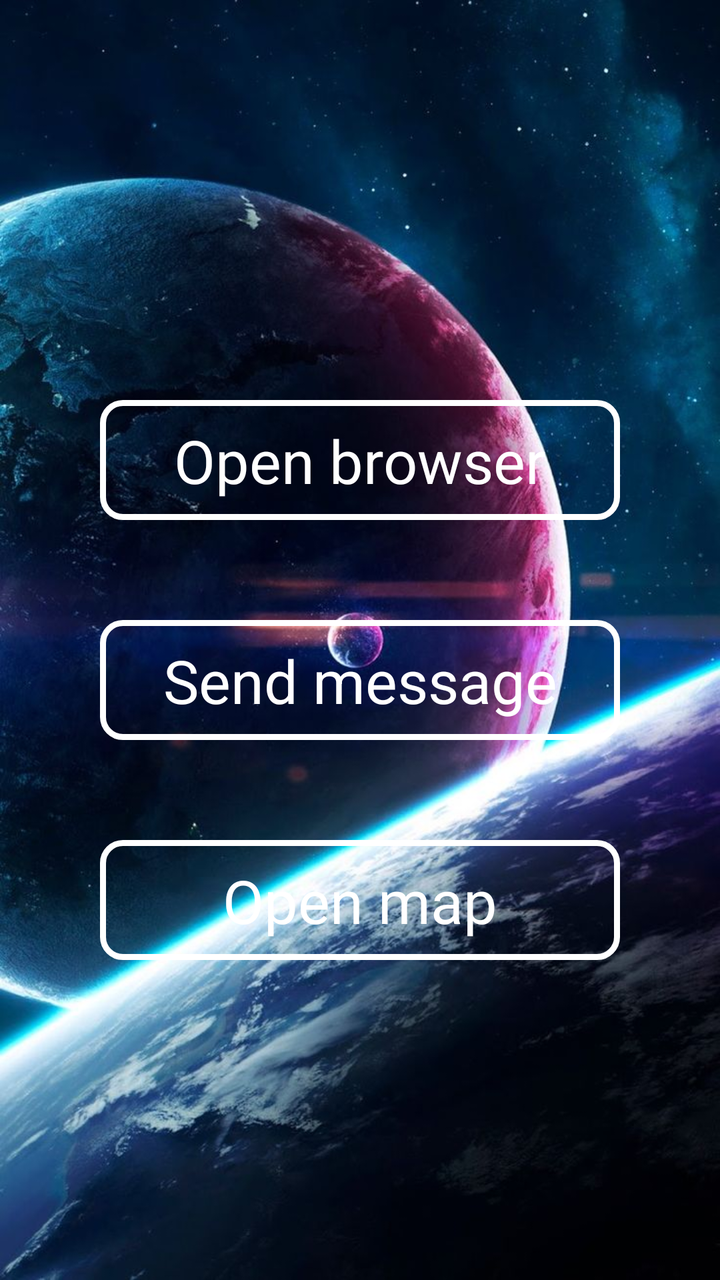
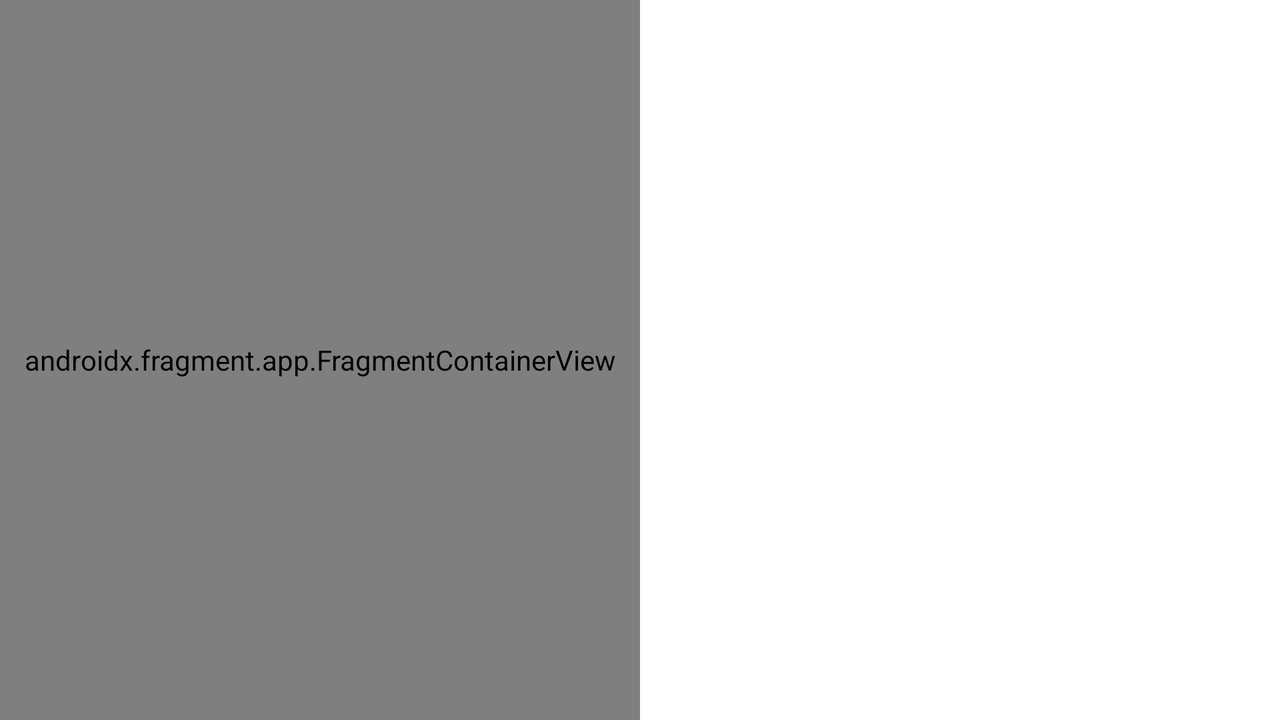

Compare how this app lays out the same screen by default and in its alternative resource folder. The renders come first, then the two layout files and the values they reference.
<!-- AndroidManifest.xml: application theme Theme.AndroidDevelopment -->
<!-- res/layout/activity_main.xml -->
<?xml version="1.0" encoding="utf-8"?>
<androidx.constraintlayout.widget.ConstraintLayout xmlns:android="http://schemas.android.com/apk/res/android"
    xmlns:app="http://schemas.android.com/apk/res-auto"
    xmlns:tools="http://schemas.android.com/tools"
    android:background="@drawable/space_background_main"
    android:layout_width="match_parent"
    android:layout_height="match_parent"
    tools:context=".MainActivity">

    <androidx.constraintlayout.widget.ConstraintLayout
        android:id="@+id/buttonPanel_1"
        android:layout_width="match_parent"
        android:layout_height="60dp"
        android:layout_marginStart="50dp"
        android:layout_marginEnd="50dp"
        android:layout_marginTop="200dp"
        android:gravity="center"
        android:background="@drawable/rounded_corners_layout"
        app:layout_constraintEnd_toEndOf="parent"
        app:layout_constraintStart_toStartOf="parent"
        app:layout_constraintTop_toTopOf="parent">

        <com.google.android.material.imageview.ShapeableImageView
            android:layout_width="wrap_content"
            android:layout_height="wrap_content"
            android:scaleType="centerCrop"
            app:shapeAppearanceOverlay="@style/rounded_corner"
            android:src="@drawable/button_texture"
            app:layout_constraintBottom_toBottomOf="parent"
            app:layout_constraintEnd_toEndOf="parent"
            app:layout_constraintStart_toStartOf="parent"
            app:layout_constraintTop_toTopOf="parent" />

        <TextView
            android:layout_width="wrap_content"
            android:layout_height="wrap_content"
            android:text="@string/open_browser"
            android:textColor="@color/white"
            android:textSize="30sp"
            app:layout_constraintBottom_toBottomOf="parent"
            app:layout_constraintEnd_toEndOf="parent"
            app:layout_constraintStart_toStartOf="parent"
            app:layout_constraintTop_toTopOf="parent" />

    </androidx.constraintlayout.widget.ConstraintLayout>

    <androidx.constraintlayout.widget.ConstraintLayout
        android:id="@+id/buttonPanel_2"
        android:layout_width="match_parent"
        android:layout_height="60dp"
        android:layout_marginStart="50dp"
        android:layout_marginEnd="50dp"
        android:layout_marginTop="50dp"
        android:gravity="center"
        android:background="@drawable/rounded_corners_layout"
        app:layout_constraintEnd_toEndOf="parent"
        app:layout_constraintStart_toStartOf="parent"
        app:layout_constraintTop_toBottomOf="@id/buttonPanel_1">

        <com.google.android.material.imageview.ShapeableImageView
            android:layout_width="wrap_content"
            android:layout_height="wrap_content"
            android:scaleType="centerCrop"
            app:shapeAppearanceOverlay="@style/rounded_corner"
            android:src="@drawable/button_texture"
            app:layout_constraintBottom_toBottomOf="parent"
            app:layout_constraintEnd_toEndOf="parent"
            app:layout_constraintStart_toStartOf="parent"
            app:layout_constraintTop_toTopOf="parent" />

        <TextView
            android:layout_width="wrap_content"
            android:layout_height="wrap_content"
            android:text="@string/send_message"
            android:textColor="@color/white"
            android:textSize="30sp"
            app:layout_constraintBottom_toBottomOf="parent"
            app:layout_constraintEnd_toEndOf="parent"
            app:layout_constraintStart_toStartOf="parent"
            app:layout_constraintTop_toTopOf="parent" />

    </androidx.constraintlayout.widget.ConstraintLayout>

    <androidx.constraintlayout.widget.ConstraintLayout
        android:id="@+id/buttonPanel_3"
        android:layout_width="match_parent"
        android:layout_height="60dp"
        android:layout_marginStart="50dp"
        android:layout_marginEnd="50dp"
        android:layout_marginTop="50dp"
        android:gravity="center"
        android:background="@drawable/rounded_corners_layout"
        app:layout_constraintEnd_toEndOf="parent"
        app:layout_constraintStart_toStartOf="parent"
        app:layout_constraintTop_toBottomOf="@id/buttonPanel_2">

        <com.google.android.material.imageview.ShapeableImageView
            android:layout_width="wrap_content"
            android:layout_height="wrap_content"
            android:scaleType="centerCrop"
            app:shapeAppearanceOverlay="@style/rounded_corner"
            android:src="@drawable/button_texture"
            app:layout_constraintBottom_toBottomOf="parent"
            app:layout_constraintEnd_toEndOf="parent"
            app:layout_constraintStart_toStartOf="parent"
            app:layout_constraintTop_toTopOf="parent" />

        <TextView
            android:layout_width="wrap_content"
            android:layout_height="wrap_content"
            android:text="@string/open_map"
            android:textColor="@color/white"
            android:textSize="30sp"
            app:layout_constraintBottom_toBottomOf="parent"
            app:layout_constraintEnd_toEndOf="parent"
            app:layout_constraintStart_toStartOf="parent"
            app:layout_constraintTop_toTopOf="parent" />

    </androidx.constraintlayout.widget.ConstraintLayout>

</androidx.constraintlayout.widget.ConstraintLayout>
<!-- resources referenced by this layout -->
<resources>
  <color name="white">#FFFFFFFF</color>
  <!-- drawable rounded_corners_layout (drawable) -->
  <?xml version="1.0" encoding="utf-8"?>
  <shape xmlns:android="http://schemas.android.com/apk/res/android">
      <corners android:radius="10dp" />
      <stroke android:width="3dp"
          android:color="@color/white"/>
      <padding
          android:top="3dp"
          android:left="3dp"
          android:bottom="3dp"
          android:right="3dp" />
  </shape>
  <!-- drawable space_background_main: jpg bitmap (drawable, 101589 bytes) -->
  <string name="open_browser">Open browser</string>
  <string name="open_map">Open map</string>
  <string name="send_message">Send message</string>
  <style name="rounded_corner">
          <item name="cornerSize">15dp</item>
      </style>
  <style name="Theme.AndroidDevelopment" parent="Theme.MaterialComponents.DayNight.NoActionBar">
          
          <item name="colorPrimary">@color/purple_500</item>
          <item name="colorPrimaryVariant">@color/black</item>
          <item name="colorOnPrimary">@color/white</item>
          
          <item name="colorSecondary">@color/teal_200</item>
          <item name="colorSecondaryVariant">@color/teal_700</item>
          <item name="colorOnSecondary">@color/black</item>
          
          <item name="android:statusBarColor" tools:targetApi="l">?attr/colorPrimaryVariant</item>
          
      </style>
  <color name="purple_500">#FF6200EE</color>
  <color name="black">#FF000000</color>
  <color name="teal_200">#FF03DAC5</color>
  <color name="teal_700">#FF018786</color>
</resources>
<!-- res/layout-land/activity_main.xml (the repository's variant of the layout above) -->
<!-- drawn on the phone turned sideways -->
<?xml version="1.0" encoding="utf-8"?>
<androidx.constraintlayout.widget.ConstraintLayout xmlns:android="http://schemas.android.com/apk/res/android"
    android:layout_width="match_parent"
    android:layout_height="match_parent"
    xmlns:app="http://schemas.android.com/apk/res-auto">

    <androidx.constraintlayout.widget.Guideline
        android:id="@+id/guideline"
        android:layout_width="wrap_content"
        android:layout_height="wrap_content"
        android:backgroundTint="@color/black"
        android:orientation="vertical"
        app:layout_constraintGuide_percent="0.5"/>

    <androidx.fragment.app.FragmentContainerView
        android:id="@+id/fragment_container1"
        android:name="android.example.androiddevelopment.fragments.MainFragment"
        android:layout_width="0dp"
        android:layout_height="0dp"
        app:layout_constraintBottom_toBottomOf="parent"
        app:layout_constraintEnd_toStartOf="@+id/guideline"
        app:layout_constraintStart_toStartOf="parent"
        app:layout_constraintTop_toTopOf="parent" />

    <androidx.fragment.app.FragmentContainerView
        android:id="@+id/fragment_container2"
        android:layout_width="0dp"
        android:layout_height="0dp"
        app:layout_constraintBottom_toBottomOf="parent"
        app:layout_constraintEnd_toEndOf="parent"
        app:layout_constraintStart_toEndOf="@id/guideline"
        app:layout_constraintTop_toTopOf="parent" />

</androidx.constraintlayout.widget.ConstraintLayout>
<!-- resources referenced by the variant -->
<!-- as the phone turned sideways resolves them -->
<resources>
  <color name="black">#FF000000</color>
  <style name="Theme.AndroidDevelopment" parent="Theme.MaterialComponents.DayNight.NoActionBar">
          
          <item name="colorPrimary">@color/purple_500</item>
          <item name="colorPrimaryVariant">@color/black</item>
          <item name="colorOnPrimary">@color/white</item>
          
          <item name="colorSecondary">@color/teal_200</item>
          <item name="colorSecondaryVariant">@color/teal_700</item>
          <item name="colorOnSecondary">@color/black</item>
          
          <item name="android:statusBarColor" tools:targetApi="l">?attr/colorPrimaryVariant</item>
          
      </style>
  <color name="purple_500">#FF6200EE</color>
  <color name="white">#FFFFFFFF</color>
  <color name="teal_200">#FF03DAC5</color>
  <color name="teal_700">#FF018786</color>
</resources>
